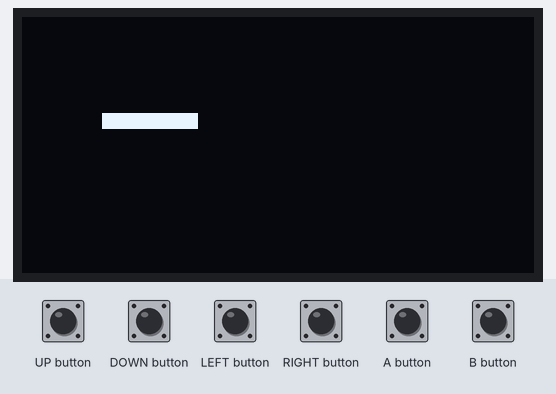
Recording of a sketch running on a simulated Arduboy, built with avr-gcc and run on an emulated ATmega32U4. Shown: 128×64 one-colour display. The test bench sets the inputs (shaded band).

Above: at 1.2 s.
1.3 s: LEFT button pressed for 1 s
At 2.9 s:
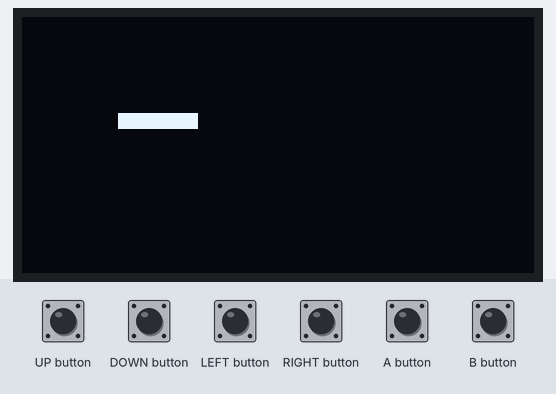
5.3 s: UP button pressed for 1 s
At 6.4 s:
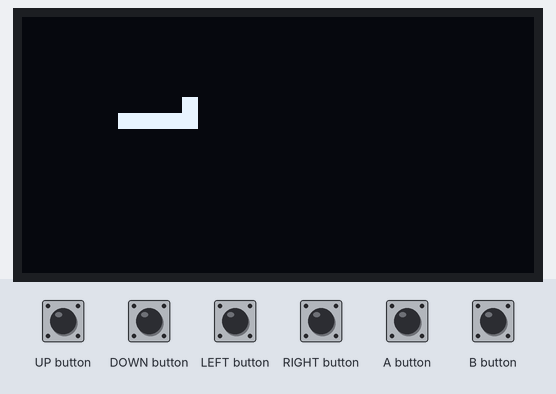
8.5 s: DOWN button pressed for 1 s
At 10.3 s:
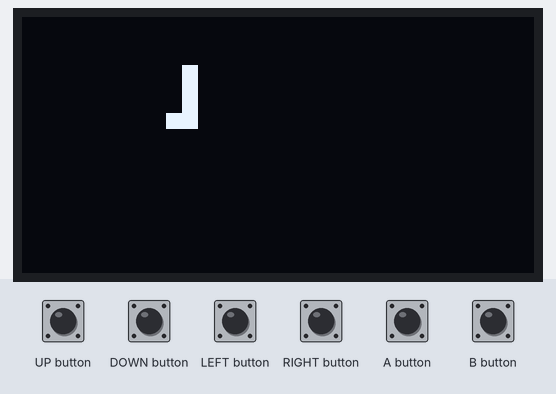
12.5 s: UP button pressed for 1 s
At 14.6 s:
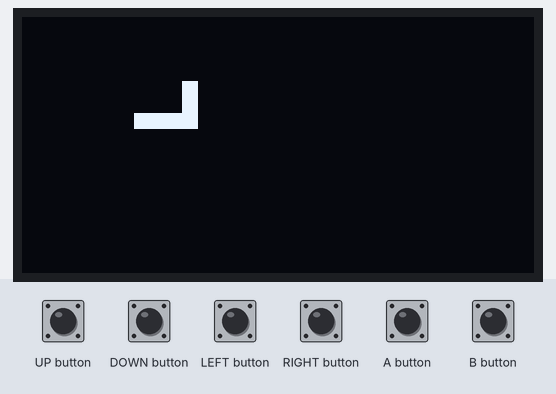
16.5 s: RIGHT button pressed for 1 s
At 17.4 s:
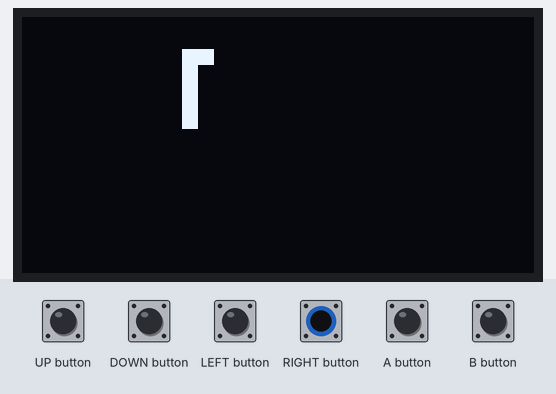
19.6 s: DOWN button pressed for 1 s
At 20.9 s:
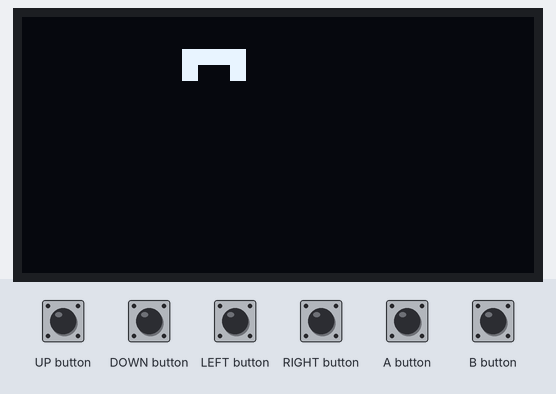
Timing chart, 0 to 22.6 s (numbered marks = the images above; inputs shaded):
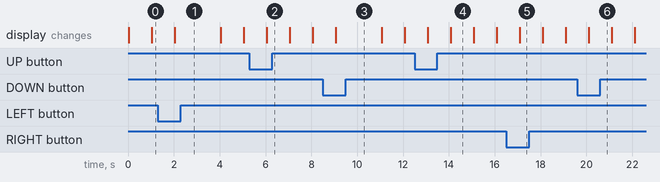

Measured:
- after the input at 1.3 s, the display: changes after 0.75 s (image 1)
- after the input at 8.5 s, the display: changes after 0.57 s (image 3)
- what the display in image 4 shows lasts 1.0 s, from 14.1 s to 15.1 s

The sketch:

Snake.ino
```cpp
#include <Arduboy.h>

Arduboy arduboy;

// =========================================================
// Config
// =========================================================

typedef enum Direction {
  NORTH,
  SOUTH,
  EAST,
  WEST
} Direction;

typedef struct Point {
  int x;
  int y;
} Point;

/**
 * Represents a single section within a snake.
 */
typedef struct Section {
  Direction direction; // NORTH, SOUTH, EAST or WEST
  unsigned int length;    // number of blocks in this section
} Section;

/**
 * A snake is made up of one or more sections relative to a given
 * "head" position.  For example, consider this snake:
 *
 *  OXXXX
 *      X
 *      X
 *
 * This is made up of two sections: {{EAST,5},{SOUTH,2}}
 */
typedef struct Snake {
  /**
   * The head of the snake.  That is the point in the arena
   * where the snake starts from.
   */
  Point head;
  /**
   * The sections making up the snake.  Every snake has at
   * least one section.
   */
  Section sections[10];
  /**
   * The number of sections in this snake.  Must be at least
   * one or more.
   */
  unsigned int numberOfSections = 1;
} Snake;

Snake snake;

// =========================================================
// Setup
// =========================================================

void setup() {
  arduboy.start();
  arduboy.setFrameRate(30);
  resetGame();
}

void resetGame() {
  // Configure the snake
  snake.head = {8,6};
  snake.numberOfSections = 1;
  snake.sections[0] = { EAST, 5 };
}

// =========================================================
// Loop
// =========================================================

void loop() {
  if (!(arduboy.nextFrame())) {
    // Not time for the next frame yet
    return;
  } else {
    // Time for the next frame!
    // Check for change of direction
    updateDirection();
    // Move snake in current direction
    moveSnake();
    // Draw snake
    arduboy.clearDisplay();
    drawSnake();
    arduboy.display();
    // Check for self collision
    if(isTouchingSelf()) {
      gameOver();
    }
    //
    delay(1000);
  }
}

void gameOver() {
  arduboy.clearDisplay();
  resetGame();
  delay(1000);
}

/**
 * Check whether or not the snake is touching itself.
 */
bool isTouchingSelf() {
  Point head = snake.head;
  Point p = head;
  for(int i=0;i!=snake.numberOfSections;i++) {
    Section section = snake.sections[i];
    // Ignore first section, since the head always
    // intersects this!
    if(i != 0 && isPointInSection(head,p,section)) {
      return true;
    } else {
      p = getEndPoint(p,section);
    }
  }
  return false;
}

bool isPointInSection(Point p, Point from, Section section) {
  Point to = getEndPoint(from,section);
  if(p.x == from.x && p.x == to.x) {
    int s = min(from.y, to.y);
    int e = max(from.y, to.y);
    return s <= p.y && p.y <= e;
  } else if(p.y == from.y && p.y == to.y) {
    int s = min(from.x, to.x);
    int e = max(from.x, to.x);
    return s <= p.x && p.x <= e;
  } else {
    return false;
  }
}

/**
 *  Check whether any buttons are pressed which signals a change of direction.
 */
void updateDirection() {
  Direction oDirection = getCurrentDirection();
  Direction nDirection;
  //
  if (arduboy.pressed(LEFT_BUTTON)) {
    nDirection = WEST;
  } else if (arduboy.pressed(RIGHT_BUTTON)) {
    nDirection = EAST;
  } else if (arduboy.pressed(UP_BUTTON)) {
    nDirection = NORTH;
  } else if (arduboy.pressed(DOWN_BUTTON)) {
    nDirection = SOUTH;
  } else {
    return;
  }
  //
  if (oDirection != nDirection) {
    // Yes, there was a change of direction.
    // Therefore, push a new section onto the snake
    newSection(nDirection);
  }
}

/**
 * Push a new section onto the snake.
 */
void newSection(Direction direction) {
  // First, move all existing points one
  // position down the array.
  for (int i = snake.numberOfSections; i > 0; i = i - 1) {
    snake.sections[i] = snake.sections[i - 1];
  }
  // Second, put in the new head
  snake.sections[0] = {direction,0};
  // Finally, update the size of the snake
  snake.numberOfSections = snake.numberOfSections + 1;
}

/**
   Move head of snake in current direction; trim tail as needed
*/
void moveSnake() {
  // First, move the head
  snake.head = movePoint(getCurrentDirection(),snake.head);
  // Second, update the first and last sections
  Section *first = firstSection();
  Section *last = lastSection();
  lengthenSection(first);
  trimSection(last);
  if(last->length == 0) {
    // The last section of the snake has now reduced to have zero
    // length, in which case it can be dropped altogether.
    removeLastSection();
  }
}

Direction getCurrentDirection() {
  return snake.sections[0].direction;
}

/**
 * Move a given point in a given direction
 */
Point movePoint(Direction direction, Point p) {
  switch (direction) {
    case NORTH:
      p.y -= 1;
      break;
    case SOUTH:
      p.y += 1;
      break;
    case EAST:
      p.x += 1;
      break;
    case WEST:
      p.x -= 1;
      break;
  }
  //
  return p;
}

/**
 * Access the first section of the snake
 */
Section *firstSection() {
  return &snake.sections[0];
}

/**
 * Access the last section of the snake
 */
Section *lastSection() {
  return &snake.sections[snake.numberOfSections-1];
}

/**
 * Increase the length of a given section
 */
void lengthenSection(Section *section) {
  section->length += 1;
}

/**
 * Trim the tail of the snake as it moves.  The snake is made up of one of or more
 */
void trimSection(Section *section) {
  section->length -= 1;
}

/**
 * Remove the last section of the snake (e.g. because it no longer has any length)
 */
void removeLastSection() {
    snake.numberOfSections = snake.numberOfSections - 1;
}

void drawSnake() {
  // Check for change of direction
  //
  Point pos = snake.head;
  //
  for (int i = 0; i < snake.numberOfSections; ++i) {
    pos = drawSnakeSection(pos,snake.sections[i]);
  }
}

Direction invert(Direction d) {
  switch(d) {
    case NORTH:
      return SOUTH;
    case SOUTH:
      return NORTH;
    case EAST:
      return WEST;
    case WEST:
      return EAST;
   }
}

Point drawSnakeSection(Point from, Section section) {
   Point to = getEndPoint(from,section);
   drawBlockSection(from,to);
   return to;
}

Point getEndPoint(Point start, Section section) {
  switch(section.direction) {
    case NORTH:
      start.y += section.length;
      break;
    case SOUTH:
      start.y -= section.length;
      break;
    case EAST:
      start.x -= section.length;
      break;
    case WEST:
      start.x += section.length;
      break;
   }
   return start;
}

void drawBlockSection(Point from, Point to) {
  if (from.x != to.x) {
    // horizontal setion
    int s = min(from.x, to.x);
    int e = max(from.x, to.x);
    int y = from.y * 4;
    for (int i = s; i <= e; i = i + 1) {
      arduboy.fillRect(i * 4, y, 4, 4, WHITE);
    }
  } else {
    // vertical section
    int s = min(from.y, to.y);
    int e = max(from.y, to.y);
    int x = from.x * 4;
    for (int i = s; i <= e; i = i + 1) {
      arduboy.fillRect(x, i * 4, 4, 4, WHITE);
    }
  }
}
```
